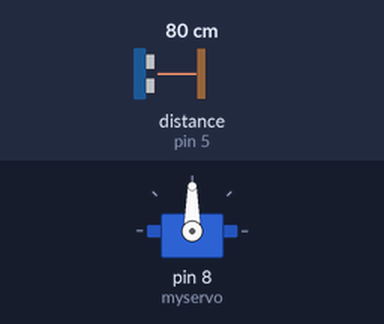
Bench run of a sketch on a simulated Arduino Uno, built with avr-gcc and run on an emulated ATmega328P. Parts: servo. Wiring (inferred from the names in the program): ultrasonic range finder: trigger pin 4; echo pin 5. The test bench sets the inputs (shaded band); at power-on: distance to the obstacle (sensor on pin 5) 80 cm. The echo pulse lasts 58.3 µs per cm.

Above: at 1.2 s.
1.3 s: distance to the obstacle (sensor on pin 5) set to 116 cm
2.8 s: distance to the obstacle (sensor on pin 5) set to 126 cm
At 3.3 s:
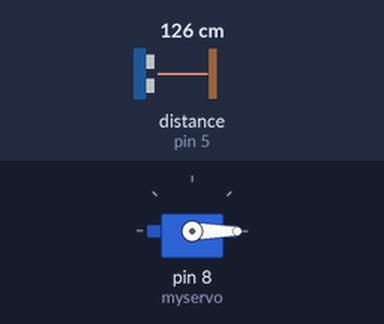
4.3 s: distance to the obstacle (sensor on pin 5) set to 2 cm
At 5.4 s:
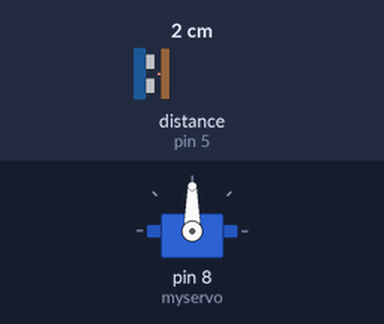
5.8 s: distance to the obstacle (sensor on pin 5) set to 250 cm
At 6.9 s:
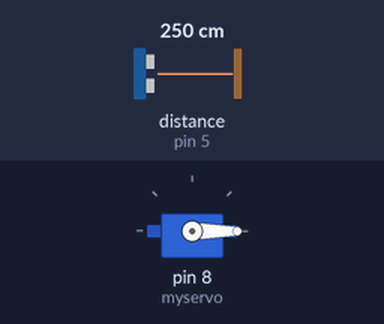
Timing chart, 0 to 8.3 s (numbered marks = the images above; inputs shaded):
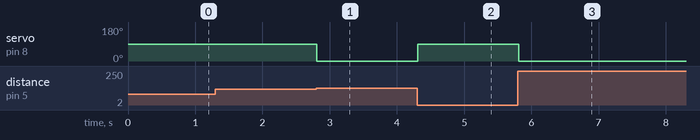

Measured:
- the behaviour switches between 121 and 122 cm on distance to the obstacle (sensor on pin 5) (found by bisection; images 0 and 1)
- after the input at 1.3 s, every drawn part: stays the same
- after the input at 2.8 s, servo on pin 8 (myservo): 90° → 0° at once
- after the input at 4.3 s, servo on pin 8 (myservo): 0° → 90° at once
- after the input at 5.8 s, servo on pin 8 (myservo): 90° → 0° at once

The sketch:

Smart_Dustbin_code_.ino
```cpp
// C++ code
// Smart Dustbin
#include<Servo.h>
int distance_Function(int echo ,int trig);
Servo myservo;
int trig=4,echo=5;

void setup()
{
  Serial.begin(9600);
  myservo.attach(8);
  pinMode(trig,OUTPUT);
  pinMode(echo,INPUT);
}

void loop()
{
  if (distance_Function(echo,trig)<120){
  myservo.write(90);
  }
  else {
   myservo.write(0);
  }

}
int distance_Function(int echo ,int trig){

  digitalWrite(trig,LOW);
  delayMicroseconds(2);
  digitalWrite(trig,HIGH);
  delayMicroseconds(10);
  digitalWrite(trig,LOW);

 int duration=pulseIn(echo,HIGH);

 int distance=(0.034*duration)/2;
 return distance;

}
```
